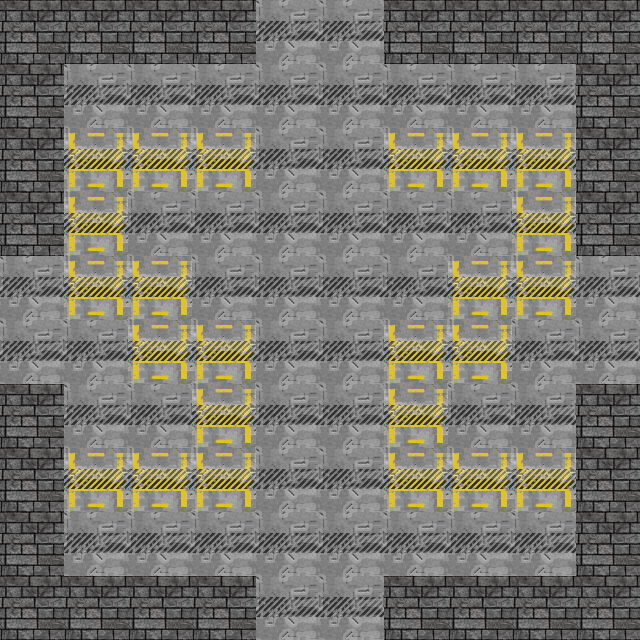

The image is a tile-based game level rendered from a .tmx file. Its description and source (layers, tilesets, objects; grid data summarised) follow:
An orthogonal 10x10 tile map with 64x64 px tiles, 3 tile layers (Kachelebene 1, Kachelebene 2, Kachelebene 3).

<map version="1.0" orientation="orthogonal" renderorder="right-down" width="10" height="10" tilewidth="64" tileheight="64" nextobjectid="1">
 <tileset firstgid="1" name="64pxTileSet" tilewidth="64" tileheight="64">
  <image source="../64pxTileSet.png" width="1472" height="128" />
 </tileset>
 <layer name="Kachelebene 1" width="10" height="10">
  <data>[100 cells, 100 non-empty, 2 distinct tile ids]</data>
 </layer>
 <layer name="Kachelebene 2" width="10" height="10">
  <data>[100 cells, 0 non-empty, 0 distinct tile ids]</data>
 </layer>
 <layer name="Kachelebene 3" width="10" height="10">
  <data>[100 cells, 28 non-empty, 1 distinct tile ids]</data>
 </layer>
</map>
